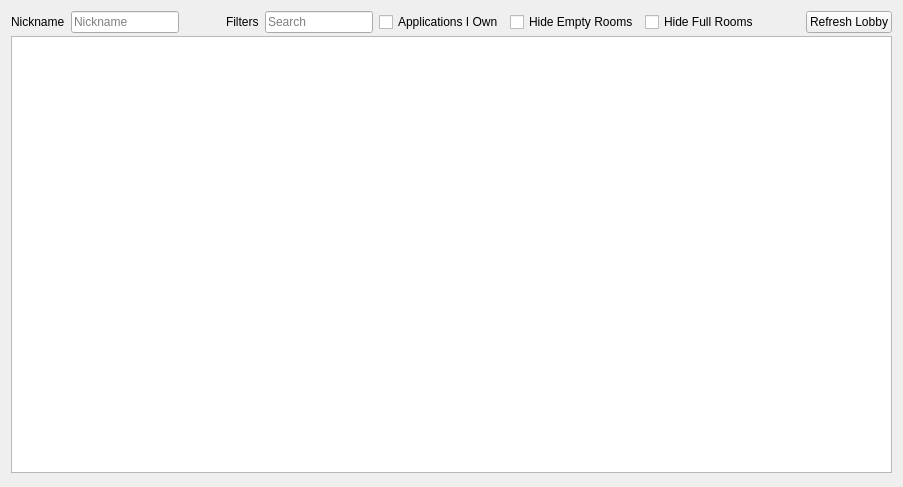
<?xml version="1.0" encoding="UTF-8"?>
<ui version="4.0">
 <class>Lobby</class>
 <widget class="QWidget" name="Lobby">
  <property name="geometry">
   <rect>
    <x>0</x>
    <y>0</y>
    <width>903</width>
    <height>487</height>
   </rect>
  </property>
  <property name="windowTitle">
   <string>Public Room Browser</string>
  </property>
  <layout class="QVBoxLayout" name="verticalLayout">
   <item>
    <layout class="QVBoxLayout" name="verticalLayout_2">
     <property name="spacing">
      <number>3</number>
     </property>
     <item>
      <layout class="QHBoxLayout" name="horizontalLayout_3">
       <property name="spacing">
        <number>6</number>
       </property>
       <item>
        <layout class="QHBoxLayout" name="horizontalLayout_5">
         <item>
          <widget class="QLabel" name="label">
           <property name="text">
            <string>Nickname</string>
           </property>
          </widget>
         </item>
         <item>
          <widget class="QLineEdit" name="nickname">
           <property name="placeholderText">
            <string>Nickname</string>
           </property>
          </widget>
         </item>
         <item>
          <spacer name="horizontalSpacer_2">
           <property name="orientation">
            <enum>Qt::Horizontal</enum>
           </property>
           <property name="sizeHint" stdset="0">
            <size>
             <width>40</width>
             <height>20</height>
            </size>
           </property>
          </spacer>
         </item>
         <item>
          <widget class="QLabel" name="label_2">
           <property name="text">
            <string>Filters</string>
           </property>
          </widget>
         </item>
         <item>
          <widget class="QLineEdit" name="search">
           <property name="placeholderText">
            <string>Search</string>
           </property>
           <property name="clearButtonEnabled">
            <bool>true</bool>
           </property>
          </widget>
         </item>
         <item>
          <widget class="QCheckBox" name="games_owned">
           <property name="text">
            <string>Applications I Own</string>
           </property>
          </widget>
         </item>
         <item>
          <widget class="QCheckBox" name="hide_empty">
           <property name="text">
            <string>Hide Empty Rooms</string>
           </property>
          </widget>
         </item>
         <item>
          <widget class="QCheckBox" name="hide_full">
           <property name="text">
            <string>Hide Full Rooms</string>
           </property>
          </widget>
         </item>
         <item>
          <spacer name="horizontalSpacer">
           <property name="orientation">
            <enum>Qt::Horizontal</enum>
           </property>
           <property name="sizeHint" stdset="0">
            <size>
             <width>40</width>
             <height>20</height>
            </size>
           </property>
          </spacer>
         </item>
         <item>
          <widget class="QPushButton" name="refresh_list">
           <property name="text">
            <string>Refresh Lobby</string>
           </property>
          </widget>
         </item>
        </layout>
       </item>
      </layout>
     </item>
     <item>
      <widget class="QTreeView" name="room_list"/>
     </item>
     <item>
      <widget class="QWidget" name="widget" native="true"/>
     </item>
    </layout>
   </item>
  </layout>
 </widget>
 <resources/>
 <connections/>
</ui>
